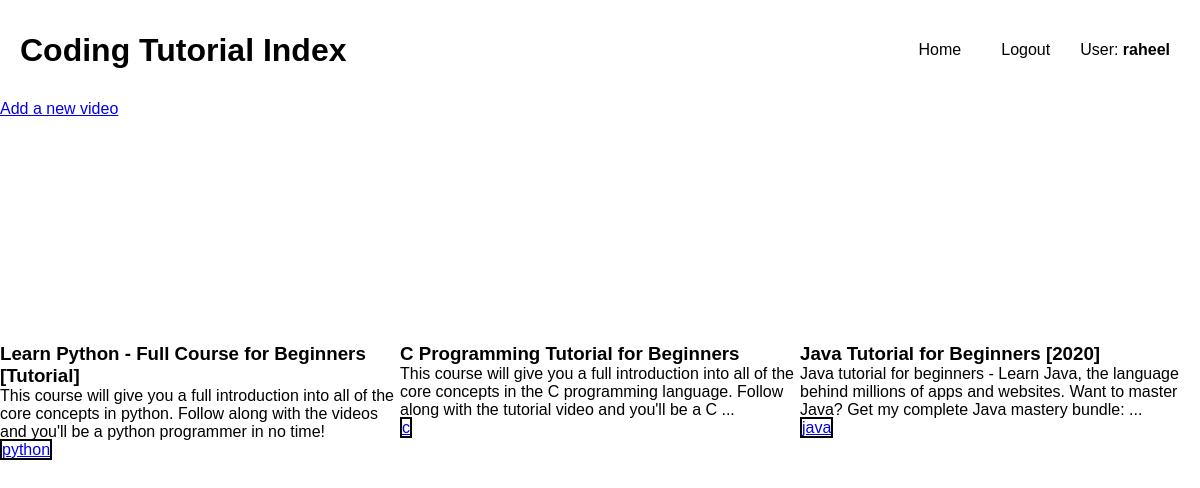
Page / (signed in) on the committed database.
### tutorial_index/models.py (models this page shows, shortened)
class User(AbstractUser):
  pass

class Tutorial(models.Model):
  title = models.CharField(max_length=500)
  description = models.CharField(max_length=500)
  video_id = models.CharField(max_length=200)
  category = models.ManyToManyField(Category, blank=True)
  likes = models.ManyToManyField(User, blank=True)
  comments = models.ManyToManyField(Comment, blank=True)

class Category(models.Model):
  name = models.CharField(max_length=50)

### tutorial_index/views.py (the view)
# urls.py: path('', views.index, name='index'),
def index(request):
  return render(request, "tutorial_index/index.html", {
    "tutorials": Tutorial.objects.all()
  })

### tutorial_index/templates/tutorial_index/index.html (shortened to what this page needs)
{%extends 'tutorial_index/layout.html'%}
{%block body%}
<div class="add-video"><a href="{%url 'add-video'%}">Add a new video</a></div>
<main class="tutorials">
  {%for tutorial in tutorials%}
  <div class="tutorial_container" onclick="showTutorial({{tutorial.id}})">
    <div class="img-wrapper">
    </div>
    <h3>{{tutorial.title}}</h3>
    <p>{{tutorial.description}}</p>
    <div>
      {%for category in tutorial.category.all%}
        <a href="{%url 'category' category.name%}" class="category">{{category.name}}</a>
      {%endfor%}
    </div>
  </div>
  {%endfor%}
</main>
{%endblock%}

### tutorial_index/templates/tutorial_index/layout.html (shortened to what this page needs)
{% load static %}
<!DOCTYPE html>
<html lang="en">
<head>
  <link href="{% static 'css/main.css' %}" rel="stylesheet" type="text/css" />
</head>
<body>
  <div class="nav">
    <h1 class="brand_logo"><a href="{%url 'index'%}">Coding Tutorial Index</a></h1>
    <nav>
      <ul>
        <li><a href="{%url 'index'%}">Home</a></li>
        {%if user.is_authenticated %}
        <li><a href="{%url 'logout'%}">Logout</a></li>
        <li style="border: none; transform: none;">User: <b>{{request.user}}</b></li>
        {%else%}
        <li><a href="{%url 'login'%}">Login</a></li>
        {%endif%}
      </ul>
    </nav>
  </div>
  {%block body%}
  {%endblock%}
</body>
</html>

### tutorial_index/static/css/main.css (style rules this page uses)
* { box-sizing:border-box;margin:0;padding:0;font-family:sans-serif }
.nav { padding:20px;display:flex;height:100px }
.nav nav { align-items:center;flex-grow:2;display:flex;justify-content:flex-end }
.nav nav ul { list-style-type:none;display:flex }
.nav nav ul li { padding:10px;transition:0.1s;border-bottom:0px black solid;transform:translateY(0) }
.nav nav ul a { text-decoration:none;padding:10px;color:black }
.brand_logo { display:flex;align-items:center }
.brand_logo a { color:black;text-decoration:none }
.tutorials { display:grid;grid-template-columns:repeat(3, 1fr);justify-items:center }
.tutorial_container { width:400px;cursor:pointer }
.tutorial_container .img-wrapper { height:225px;overflow:hidden;display:flex;align-items:center }
.category { border:2px black solid }

### rows in the picture
User: user "raheel"
Tutorial: title "Learn Python - Full Course for Beginners [Tutorial]", description "This course will give you a full introduction into all of the core concepts in python. Follow along with the videos and you'll be a python programmer in no time!"
Category: name "python"
Tutorial: title "C Programming Tutorial for Beginners", description "This course will give you a full introduction into all of the core concepts in the C programming language. Follow along with the tutorial video and you'll be a C ..."
Category: name "c"
Tutorial: title "Java Tutorial for Beginners [2020]", description "Java tutorial for beginners - Learn Java, the language behind millions of apps and websites. Want to master Java? Get my complete Java mastery bundle: ..."
Category: name "java"
